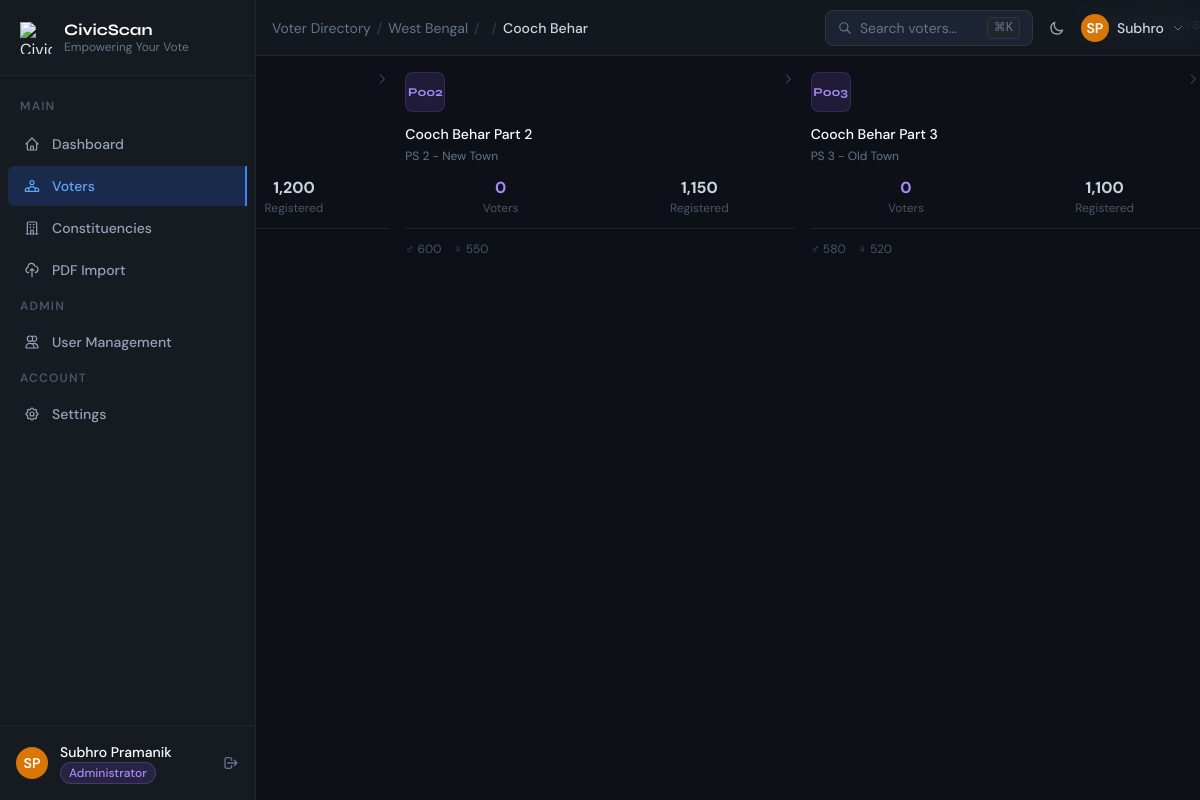
/modules/voters/parts.php?constituency_id=1 (signed in), run on the app's committed database.
### tables this page shows
CREATE TABLE IF NOT EXISTS `constituency_parts` (
  `id` BIGINT UNSIGNED NOT NULL AUTO_INCREMENT,
  `constituency_id` BIGINT UNSIGNED NOT NULL,
  `part_number` VARCHAR(50) NOT NULL,
  `part_name` VARCHAR(150) NULL,
  `polling_station_name` VARCHAR(255) NULL,
  `polling_station_address` VARCHAR(255) NULL,
  `locality` VARCHAR(255) NULL,
  `total_electors` INT UNSIGNED NOT NULL DEFAULT 0,
  `total_male` INT UNSIGNED NOT NULL DEFAULT 0,
  `total_female` INT UNSIGNED NOT NULL DEFAULT 0,
  `total_other` INT UNSIGNED NOT NULL DEFAULT 0,
  `status` ENUM('active', 'inactive') NOT NULL DEFAULT 'active',
  `created_by` BIGINT UNSIGNED NULL,
  `updated_by` BIGINT UNSIGNED NULL,
  `deleted_by` BIGINT UNSIGNED NULL,
  `created_at` DATETIME NOT NULL DEFAULT CURRENT_TIMESTAMP,
  `updated_at` DATETIME NOT NULL DEFAULT CURRENT_TIMESTAMP ON UPDATE CURRENT_TIMESTAMP,
  `deleted_at` DATETIME NULL,
  PRIMARY KEY (`id`),
  UNIQUE KEY `uq_constituency_parts_constituency_part` (`constituency_id`, `part_number`),
  KEY `idx_constituency_parts_status` (`status`),
  KEY `idx_constituency_parts_created_by` (`created_by`),
  KEY `idx_constituency_parts_updated_by` (`updated_by`),
  KEY `idx_constituency_parts_deleted_by` (`deleted_by`),
  CONSTRAINT `fk_constituency_parts_constituency` FOREIGN KEY (`constituency_id`) REFERENCES `constituencies` (`id`) ON DELETE RESTRICT ON UPDATE CASCADE,
  CONSTRAINT `fk_constituency_parts_created_by` FOREIGN KEY (`created_by`) REFERENCES `users` (`id`) ON DELETE SET NULL ON UPDATE CASCADE,
  CONSTRAINT `fk_constituency_parts_updated_by` FOREIGN KEY (`updated_by`) REFERENCES `users` (`id`) ON DELETE SET NULL ON UPDATE CASCADE,
  CONSTRAINT `fk_constituency_parts_deleted_by` FOREIGN KEY (`deleted_by`) REFERENCES `users` (`id`) ON DELETE SET NULL ON UPDATE CASCADE
);

### includes/db.php (called while the page is built, shortened)
<?php
class DB {
    private static ?PDO $instance = null;
    public static function conn(): PDO {
        if (self::$instance === null) {
            $dsn = sprintf(
                'mysql:host=%s;port=%s;dbname=%s;charset=%s',
                DB_HOST, DB_PORT, DB_NAME, DB_CHARSET
            );
            try {
                self::$instance = new PDO($dsn, DB_USER, DB_PASS, [
                    PDO::ATTR_ERRMODE            => PDO::ERRMODE_EXCEPTION,
                    PDO::ATTR_DEFAULT_FETCH_MODE => PDO::FETCH_ASSOC,
                    PDO::ATTR_EMULATE_PREPARES   => false,
                ]);
            } catch (PDOException $e) {
                http_response_code(500);
                die(json_encode(['error' => 'Database connection failed.']));
            }
        }
        return self::$instance;
    }
}
function db_query(string $sql, array $params = []): PDOStatement {
    $stmt = DB::conn()->prepare($sql);
    $stmt->execute($params);
    return $stmt;
}
function db_rows(string $sql, array $params = []): array {
    return db_query($sql, $params)->fetchAll();
}

### modules/voters/parts.php (the view, shortened to what this page needs)
<?php
require_once __DIR__ . '/../../includes/db.php';
require_once __DIR__ . '/../../includes/functions.php';
$constituencyId = (int)($_GET['constituency_id'] ?? 0);
$districtId     = (int)($_GET['district_id']     ?? 0);
$stateId        = (int)($_GET['state_id']        ?? 0);
$constituency = db_row(
    'SELECT c.*, s.name AS state_name, d.name AS district_name
     FROM constituencies c
     LEFT JOIN states s ON s.id=c.state_id
     LEFT JOIN districts d ON d.id=c.district_id
     WHERE c.id=? AND c.deleted_at IS NULL', [$constituencyId]
);
$parts = db_rows(
    'SELECT cp.*, COUNT(v.id) AS voter_count
     FROM constituency_parts cp
     LEFT JOIN voters v ON v.part_id=cp.id AND v.deleted_at IS NULL
     WHERE cp.constituency_id=? AND cp.deleted_at IS NULL
     GROUP BY cp.id ORDER BY cp.part_number',
    [$constituencyId]
);
?>
<?php include __DIR__ . '/../../includes/layout/head.php'; ?>
<div class="flex">
<?php include __DIR__ . '/../../includes/layout/sidebar.php'; ?>
<div class="page-main flex-1">
<?php include __DIR__ . '/../../includes/layout/topbar.php'; ?>
<main class="page-content">
<div class="flex items-center gap-3 mb-6">
  <a href="<?= APP_URL ?>/modules/voters/constituencies?district_id=<?= $districtId ?>&state_id=<?= $stateId ?>" class="btn btn-ghost btn-icon btn-sm">
  </a>
  <div>
    <h1 class="font-display font-bold text-xl text-white"><?= h($constituency['name']) ?></h1>
    <p class="text-slate-500 text-sm"><?= count($parts) ?> part<?= count($parts)!==1?'s':'' ?></p>
  </div>
  <div class="ml-auto">
    <a href="<?= APP_URL ?>/modules/voters/records?constituency_id=<?= $constituencyId ?>&district_id=<?= $districtId ?>&state_id=<?= $stateId ?>" class="btn btn-primary btn-sm">
      View All Voters
    </a>
  </div>
</div>
<?php if (empty($parts)): ?>
<div class="empty-state card py-16"><div class="empty-state-title">No parts found for this constituency</div></div>
<?php else: ?>
<div class="grid sm:grid-cols-2 lg:grid-cols-3 xl:grid-cols-4 gap-4">
  <?php foreach ($parts as $p): ?>
  <a href="<?= APP_URL ?>/modules/voters/records?part_id=<?= $p['id'] ?>&constituency_id=<?= $constituencyId ?>&district_id=<?= $districtId ?>&state_id=<?= $stateId ?>"
     class="geo-card group">
    <div class="flex items-start justify-between mb-3">
      <div class="w-10 h-10 bg-violet-500/15 border border-violet-500/20 rounded-lg flex items-center justify-center">
        <span class="font-display font-bold text-violet-400 text-xs">P<?= h($p['part_number']) ?></span>
      </div>
      <svg class="w-3.5 h-3.5 text-slate-700 group-hover:text-violet-400 transition-colors" fill="none" stroke="currentColor" viewBox="0 0 24 24"><path stroke-linecap="round" stroke-linejoin="round" stroke-width="2" d="M9 5l7 7-7 7"/></svg>
    </div>
    <?php if ($p['part_name']): ?>
    <h3 class="font-medium text-white text-sm mb-1"><?= h($p['part_name']) ?></h3>
    <?php endif; ?>
    <?php if ($p['polling_station_name']): ?>
    <div class="text-slate-500 text-xs mb-3 truncate"><?= h($p['polling_station_name']) ?></div>
    <?php endif; ?>
    <div class="grid grid-cols-2 gap-2 text-center">
      <div>
        <div class="font-bold text-violet-400 text-base"><?= fmt_num($p['voter_count']) ?></div>
        <div class="text-slate-600 text-xs">Voters</div>
      </div>
      <div>
        <div class="font-bold text-slate-300 text-base"><?= $p['total_electors'] > 0 ? fmt_num($p['total_electors']) : '—' ?></div>
        <div class="text-slate-600 text-xs">Registered</div>
      </div>
    </div>
    <?php if ($p['total_male'] || $p['total_female']): ?>
    <div class="mt-3 pt-3 border-t border-surface-600 flex gap-3 text-xs text-slate-600">
      <span>♂ <?= fmt_num($p['total_male']) ?></span>
      <span>♀ <?= fmt_num($p['total_female']) ?></span>
    </div>
    <?php endif; ?>
  </a>
  <?php endforeach; ?>
</div>
<?php endif; ?>
</main></div></div>
</body></html>

### data on the page
constituency_parts: total_electors "1,200"
constituency_parts: part_number "002", part_name "Cooch Behar Part 2", polling_station_name "PS 2 - New Town", voter_count "0", total_electors "1,150", total_male "600", total_female "550"
constituency_parts: part_number "003", part_name "Cooch Behar Part 3", polling_station_name "PS 3 - Old Town", voter_count "0", total_electors "1,100", total_male "580", total_female "520"

### other printed values
$label "Dashboard Voters Constituencies PDF Import User Management Settings"
initials($user['name']) "SP SP"
$user['name'] "Subhro Pramanik"
$role "Administrator"
$crumb['label'] "Voter Directory"
$crumb['label'] "West Bengal"
$crumb['label'] "Cooch Behar"
explode(' ', $user['name'])[0] "Subhro"
